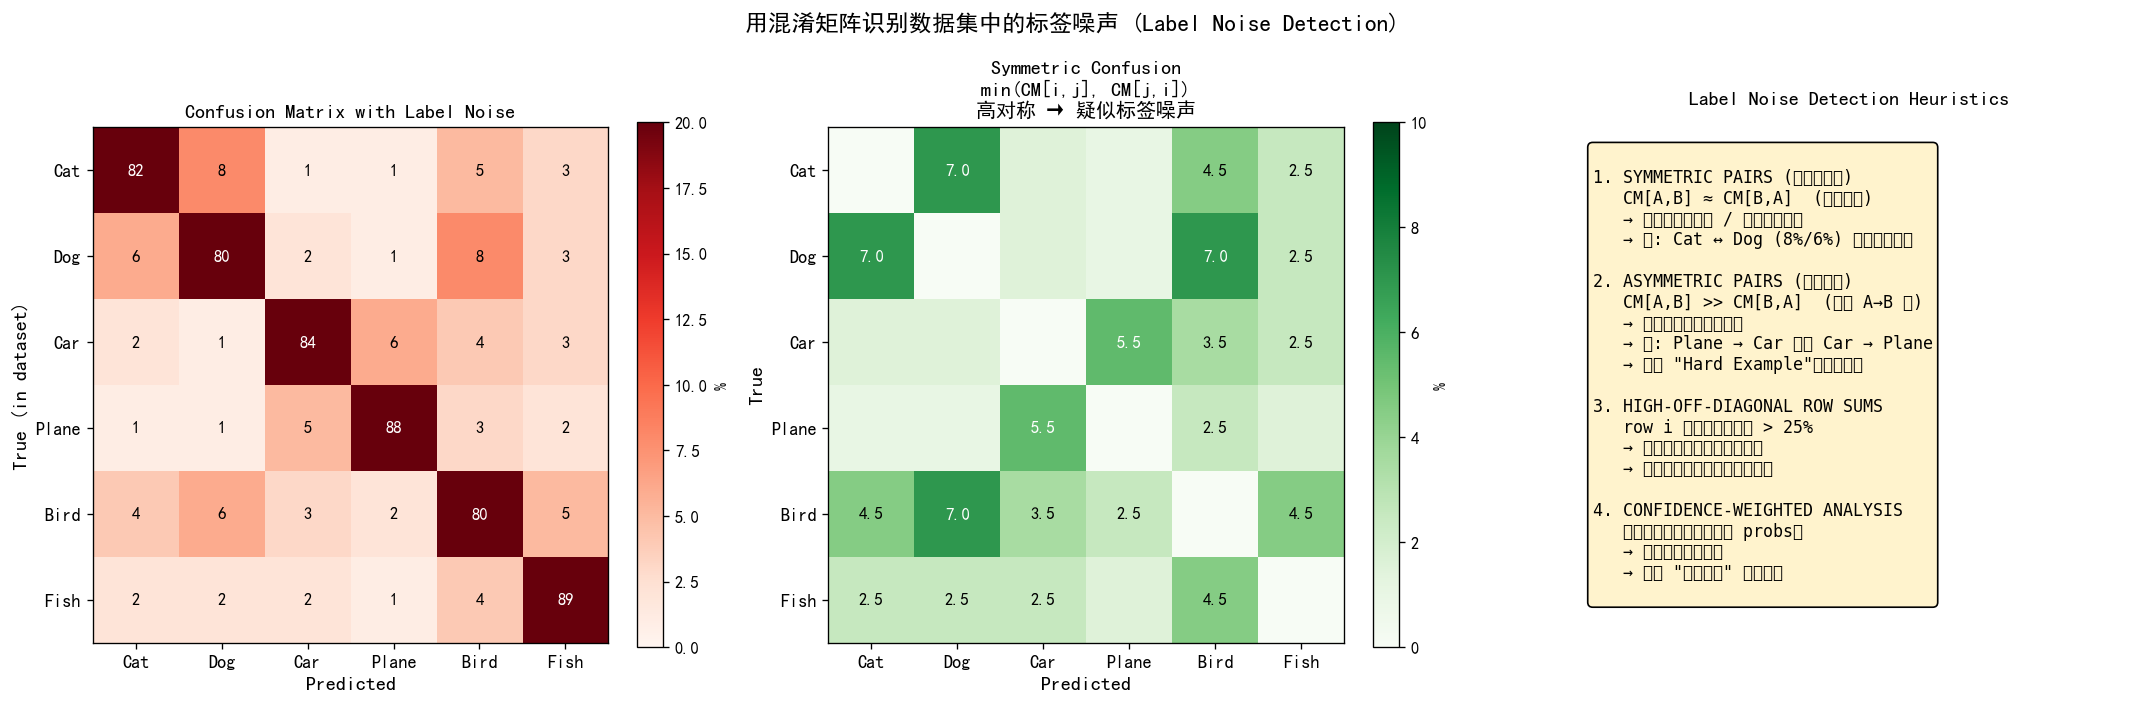

The script that saved this image:
"""
Confusion Matrix for Label Noise Detection
==========================================
Visualizes how a confusion matrix can reveal mislabeled training data:
- High "off-diagonal but symmetric" pairs (A<->B) often indicate label noise
- Asymmetric confusions suggest genuine class similarity

Output: assets/figures/2-3-confusion-label-noise.png
"""
import matplotlib.pyplot as plt
import matplotlib.patches as mpatches
import numpy as np


np.random.seed(42)
classes = ['Cat', 'Dog', 'Car', 'Plane', 'Bird', 'Fish']
n = len(classes)

# Simulate a confusion matrix with INTENTIONAL label noise:
# 8% of "Cat" images are actually "Dog" (mislabeled in training)
# 6% of "Plane" images are actually "Car"
cm_noisy = np.array([
    [82, 8, 1, 1, 5, 3],    # Cat: 8% labeled-as-dog, 5% labeled-as-bird
    [6, 80, 2, 1, 8, 3],    # Dog: symmetric with Cat
    [2, 1, 84, 6, 4, 3],    # Car: 6% mislabeled as Plane
    [1, 1, 5, 88, 3, 2],    # Plane: symmetric with Car
    [4, 6, 3, 2, 80, 5],    # Bird
    [2, 2, 2, 1, 4, 89],    # Fish
], dtype=float)

# Normalize per row
cm_norm = cm_noisy / cm_noisy.sum(axis=1, keepdims=True) * 100

# Symmetric pairs indicator
sym_mask = np.zeros_like(cm_norm)
for i in range(n):
    for j in range(i+1, n):
        avg = (cm_norm[i, j] + cm_norm[j, i]) / 2
        sym_mask[i, j] = avg
        sym_mask[j, i] = avg

fig, axes = plt.subplots(1, 3, figsize=(18, 5.5))

# Left: confusion matrix
im = axes[0].imshow(cm_norm, cmap='Reds', vmin=0, vmax=20)
axes[0].set_xticks(range(n))
axes[0].set_yticks(range(n))
axes[0].set_xticklabels(classes, fontsize=11)
axes[0].set_yticklabels(classes, fontsize=11)
axes[0].set_xlabel('Predicted', fontsize=12, fontweight='bold')
axes[0].set_ylabel('True (in dataset)', fontsize=12, fontweight='bold')
axes[0].set_title('Confusion Matrix with Label Noise',
                  fontsize=12, fontweight='bold')
for i in range(n):
    for j in range(n):
        color = 'white' if cm_norm[i, j] > 10 else 'black'
        axes[0].text(j, i, f'{cm_norm[i, j]:.0f}', ha='center', va='center',
                     color=color, fontsize=10)
plt.colorbar(im, ax=axes[0], fraction=0.046, label='%')

# Middle: symmetric matrix - highlights "noisy pairs"
im2 = axes[1].imshow(sym_mask, cmap='Greens', vmin=0, vmax=10)
axes[1].set_xticks(range(n))
axes[1].set_yticks(range(n))
axes[1].set_xticklabels(classes, fontsize=11)
axes[1].set_yticklabels(classes, fontsize=11)
axes[1].set_xlabel('Predicted', fontsize=12, fontweight='bold')
axes[1].set_ylabel('True', fontsize=12, fontweight='bold')
axes[1].set_title('Symmetric Confusion\nmin(CM[i,j], CM[j,i])\n高对称 → 疑似标签噪声',
                  fontsize=12, fontweight='bold')
for i in range(n):
    for j in range(n):
        if i != j and sym_mask[i, j] > 2:
            color = 'white' if sym_mask[i, j] > 5 else 'black'
            axes[1].text(j, i, f'{sym_mask[i, j]:.1f}', ha='center', va='center',
                         color=color, fontsize=10, fontweight='bold')
plt.colorbar(im2, ax=axes[1], fraction=0.046, label='%')

# Right: noise detection rules
axes[2].axis('off')
axes[2].set_title('Label Noise Detection Heuristics',
                  fontsize=12, fontweight='bold', pad=10)

rules = """
1. SYMMETRIC PAIRS (高对称错分)
   CM[A,B] ≈ CM[B,A]  (双向都有)
   → 多半是标签错标 / 类别定义模糊
   → 例: Cat ↔ Dog (8%/6%) 提示猫狗混淆
   
2. ASYMMETRIC PAIRS (单向错分)
   CM[A,B] >> CM[B,A]  (只有 A→B 多)
   → 可能是真实类别相似性
   → 例: Plane → Car 多于 Car → Plane
   → 这是 "Hard Example"，不是噪声

3. HIGH-OFF-DIAGONAL ROW SUMS
   row i 的非对角线总和 > 25%
   → 该类的标签质量可能有问题
   → 需要人工核查该类的训练样本

4. CONFIDENCE-WEIGHTED ANALYSIS
   模型非常确信但错分（高 probs）
   → 强烈提示标签错误
   → 用作 "清洗候选" 优先列表
"""
axes[2].text(0.05, 0.95, rules, fontsize=10, family='monospace', va='top',
             transform=axes[2].transAxes,
             bbox=dict(boxstyle='round', facecolor='#FFF3CD', edgecolor='black'))

fig.suptitle('用混淆矩阵识别数据集中的标签噪声 (Label Noise Detection)',
             fontsize=14, fontweight='bold', y=1.02)
plt.tight_layout()
plt.savefig('assets/figures/2-3-confusion-label-noise.png', dpi=120, bbox_inches='tight', facecolor='white')
print('  ✓ Saved: assets/figures/2-3-confusion-label-noise.png')
